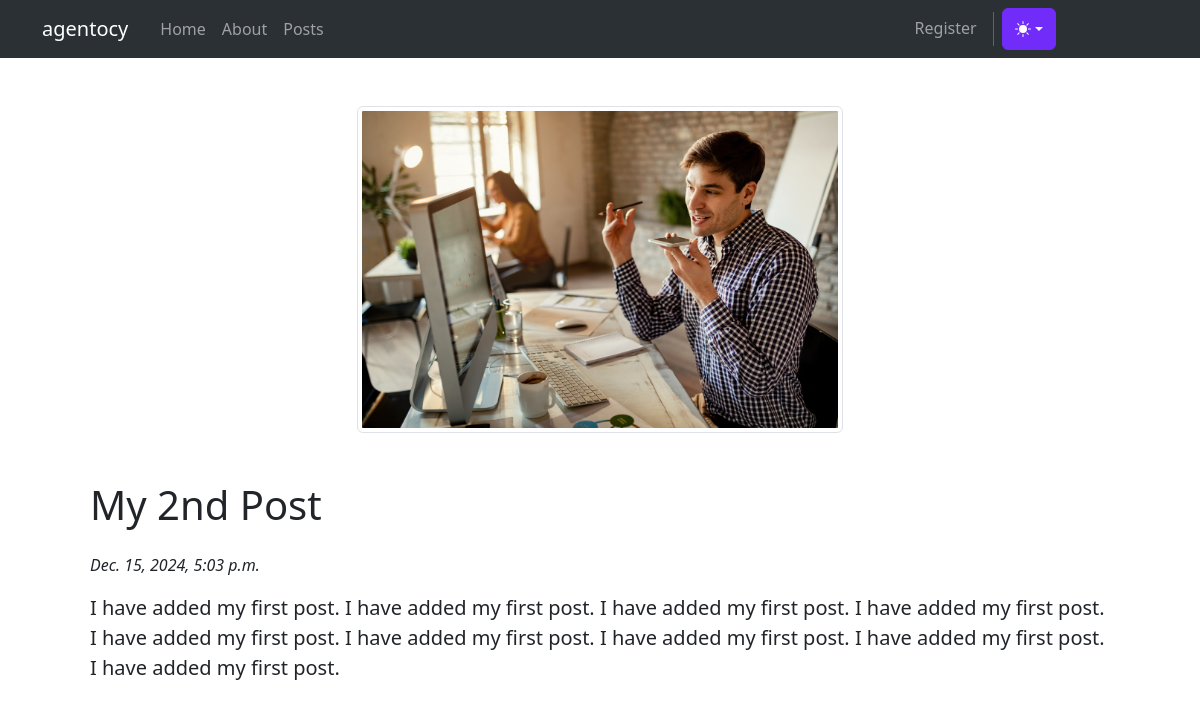
Screenshot of /posts/second-post with the database file from the repository.
### posts/models.py (models this page shows, shortened)
class Post(models.Model):
    title = models.CharField(max_length=75)
    body = models.TextField()
    slug = models.SlugField()
    date = models.DateTimeField(auto_now_add=True)
    banner = models.ImageField(default="fallback.jpeg", blank=True)

### posts/views.py (the view)
# urls.py: path("<slug:slug>", views.post_page, name="page"),
def post_page(request, slug):
    post = Post.objects.get(slug=slug)
    return render(request, "posts/post_page.html", { "post": post})

### posts/templates/posts/post_page.html (shortened to what this page needs)
{% extends "layout.html" %}
{% block content %}
        <section class="m-5">
            <div class="container text-center">
                <div class="row justify-content-md-center mb-5">
                    <div class="col-6">
                        <img class="img-thumbnail rounded mx-auto d-block" src=" {{ post.banner.url }} " alt=" {{ post.title }} ">
                    </div>
                </div>
            </div>
            <h1 class="mb-4">{{ post.title }}</h1>
            <p class="fs-6 fw-light fst-italic text-gray-500">{{ post.date }}</p>
            <p class="fs-5">{{ post.body }}</p>
        </section>
{% endblock content %}

### rows the page displays
Post: banner (picture), title "My 2nd Post", date "Dec. 15, 2024, 5:03 p.m.", body "I have added my first post. I have added my first post. I have added my first post. I have added my first post. I have added my first post. I have added my first post. I have added my first post. I have added my first post. I have added my first post."
